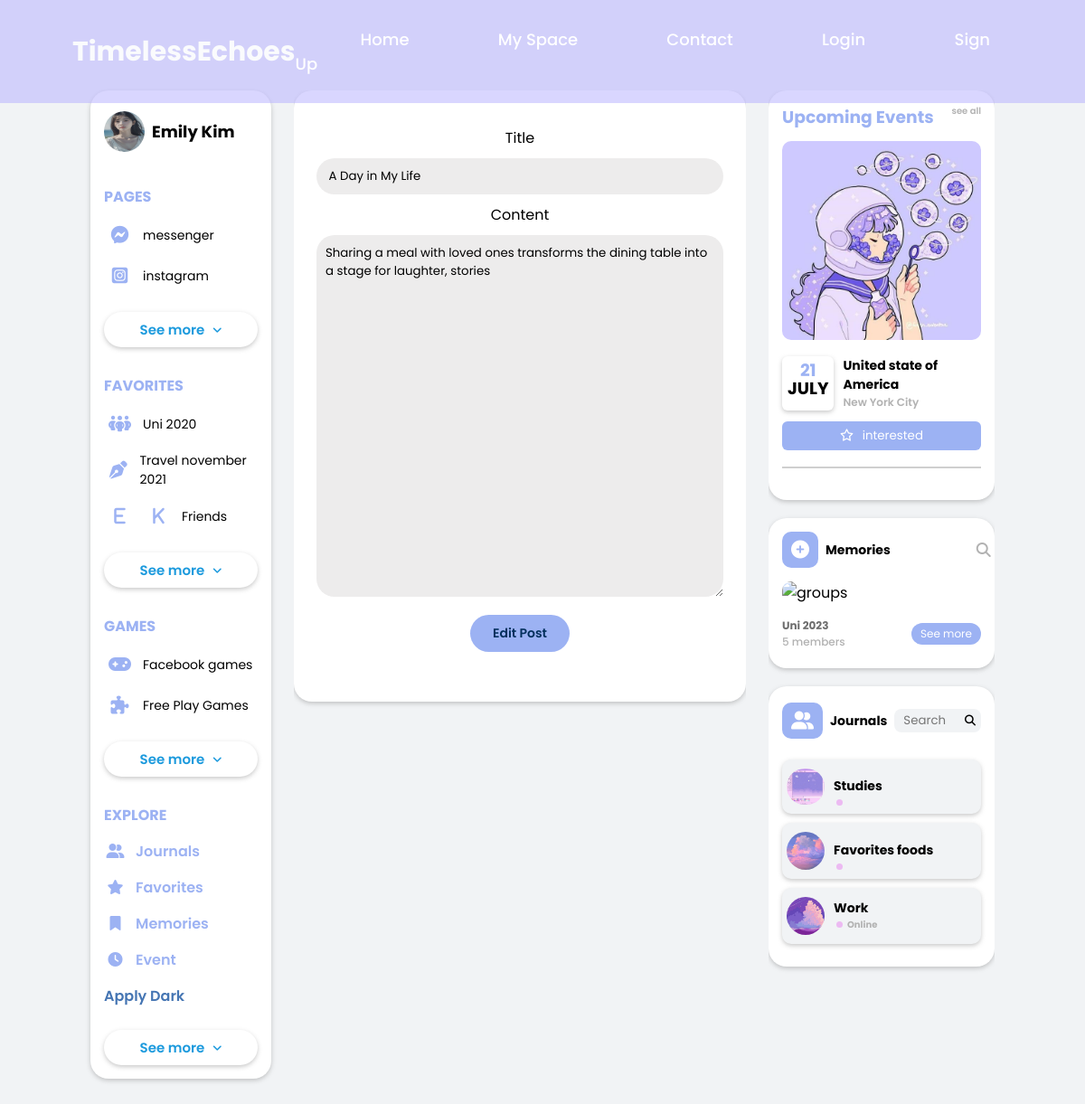
The app's page /editar/3 with its own data.
### modelos.py (models this page shows)
class Lista(db.Model):
    id = db.Column(db.Integer, primary_key=True)
    titulo = db.Column(db.String(255))
    parrafo = db.Column(db.Text)

### app.py (the view)
@app.route('/editar/<id>', methods=['GET', 'POST'])
def editar(id):
    lista = Lista.query.get(id)
    if request.method == 'POST':
        lista.titulo = request.form.get('titulo')
        lista.parrafo = request.form.get('parrafo')
        db.session.commit()
        return redirect(url_for('index'))
    return render_template('editar.html', lista=lista)

### templates/editar.html (shortened to what this page needs)
<!DOCTYPE html>
<html lang="en">
<head>
    <link rel="stylesheet" type="text/css" href="{{ url_for('static', filename='styles/stylecrear.css') }}">
    <link href='https://unpkg.com/boxicons@2.1.4/css/boxicons.min.css' rel='stylesheet'>
    <link rel="stylesheet" href="https://cdnjs.cloudflare.com/ajax/libs/font-awesome/6.5.1/css/all.min.css">
</head>
<body style="background-color: #f1f3f5;">
    <header class="header">
        <a href="#" class="logo">TimelessEchoes</a>
        <nav class="navbar">
            <a href="{{ url_for('landing') }}">Home</a>
            <a href="{{ url_for('index') }}">My Space</a>
            <a href="{{ url_for('landing') }}">Contact</a>
            <a href="{{ url_for('login') }}">Login</a>
            <a href="{{ url_for('sign_up') }}">Sign Up</a>
        </nav>
    </header>
    <section class="home-page-wrapper">
        <div class="home-page">
            <div class="container-home">
                <div class="home-weapper">
                    <div class="home-left">
                        <div class="profile">
                            <img src="/static/images/profile.jpg" alt="profile">
                            <h3>Emily Kim</h3>
                        </div>
                        <div class="pages">
                            <h4 class="mini-headign">Pages</h4>
                            <label for="">
                                <i class="fa-brands fa-facebook-messenger"></i>
                                <span>messenger</span>
                            </label>
                            <label for="">
                                <i class="fa-brands fa-square-instagram"></i>
                                <span>instagram</span>
                            </label>
                            <button class="see-more-btn">See more <i class="fa-solid fa-angle-down"></i></button>
                        </div>
                        <div class="group">
                            <h4 class="mini-headign">Favorites</h4>
                            <label for="">
                                <i class="fa-solid fa-people-group"></i>
                                <span>Uni 2020</span>
                            </label>
                            <label for="">
                                <i class="fa-solid fa-pen-nib"></i>
                                <span>Travel november 2021</span>
                            </label>
                            <label for="">
                                <i class="fa-solid fa-e"></i><i class="fa-solid fa-k"></i>
                                <span>Friends</span>
                            </label>
                            <button class="see-more-btn">See more <i class="fa-solid fa-angle-down"></i></button>
                        </div>
                        <div class="games">
                            <h4 class="mini-headign">Games</h4>
                            <label for="">
                                <i class="fa-solid fa-gamepad"></i>
                                <span>Facebook games</span>
                            </label>
                            <label for="">
                                <i class="fa-solid fa-puzzle-piece"></i>
                                <span>Free Play Games</span>
                            </label>
                            <button class="see-more-btn">See more <i class="fa-solid fa-angle-down"></i></button>
                        </div>
                        <div class="explore">
                            <h4 class="mini-headign">Explore</h4>
                            <a href="#"><i class="fa-solid fa-user-group"></i>Journals</a>
                            <a href="#"><i class="fa-solid fa-star"></i>Favorites</a>
                            <a href="#"><i class="fa-solid fa-bookmark"></i>Memories</a>
                            <a href="#"><i class="fa-solid fa-clock"></i>Event</a>
                            <div>
                                Apply Dark
                            </div>
                            <button class="see-more-btn">See more <i class="fa-solid fa-angle-down"></i></button>
                        </div>
                    </div>
<div class="home-center">
    <div class="home-center-wrapper">
        <div class="fb-post1">
            <div class="fb-post1-container">
                <div class="fb-p1-main">
                    <div class="post-title">
                        <form method="POST" action="{{ url_for('editar', id=lista.id) }}">
                            <label for="titulo">Title</label>
                            <input type="text" id="titulo" name="titulo" value="{{ lista.titulo }}" required>
                            <label for="parrafo">Content</label>
                            <textarea id="parrafo" name="parrafo" required>{{ lista.parrafo }}</textarea>
                            <button class="createbutton" type="submit">  Edit Post</button>
                        </form>
                    </div>
                </div>
            </div>
        </div>
    </div>
</div>
                    <div class="home-right">
                        <div class="home-right-wrapper">
                            <div class="event-friend">
                                <div class="event">
                                    <h3 class="heading">Upcoming Events <span>see all</span></h3>
                                    <img src="/static/images/96d2afa0c78eabbd2a3965b394ca26ac.jpg" alt="event-img">
                                    <div class="event-date">
                                        <h3>21 <b>july</b></h3>
                                        <h4>United state of America <span>New York City</span></h4>
                                    </div>
                                    <button class="interested"><i class="fa-regular fa-star"></i> interested</button>
                                </div>
                                <hr>
                            </div>
                            <div class="create-page">
                                <ul>
                                    <li>
                                        <i class="fa-solid fa-circle-plus"></i>
                                        <h4>Memories</h4>
                                        <i class="fa-solid fa-magnifying-glass"></i>
                                    </li>
                                    <li>
                                        <img src="/static/images/notused/4.jpg" alt="groups">
                                    </li>
                                    <li>
                                        <b>Uni 2023 <span>5 members</span></b>
                                        <button>See more</button>
                                    </li>
                                </ul>
                            </div>
                            <div class="messenger">
                                <div class="messenger-search">
                                    <i class="fa-solid fa-user-group"></i>
                                    <h4>Journals</h4>
                                    <input type="search" placeholder="Search">
                                    <i class="fa-solid fa-magnifying-glass"></i>
                                </div>
                                <ul>
                                    <li>
                                        <img src="/static/images/11ed2a2f74ec1480f66a2f85b0175a98.jpg" alt="user">
                                        <b>Studies</b>
                                    </li>
                                    <li>
                                        <img src="/static/images/9a777906477be5c5efffe63e1b039a47.jpg" alt="user">
                                        <b>Favorites foods </b>
                                    </li>
                                    <li>
                                        <img src="/static/images/e5586e45c8742d270a9a352aa1ba03ce.jpg" alt="user">
                                        <b>Work <span>Online</span></b>
                                    </li>
                                </ul>
                            </div>
                        </div>
                    </div>
                </div>
            </div>
        </div>
    </section>
</body>
</html>

### records on screen
Lista: titulo "A Day in My Life", parrafo "Sharing a meal with loved ones transforms the dining table into a stage for laughter, stories"
